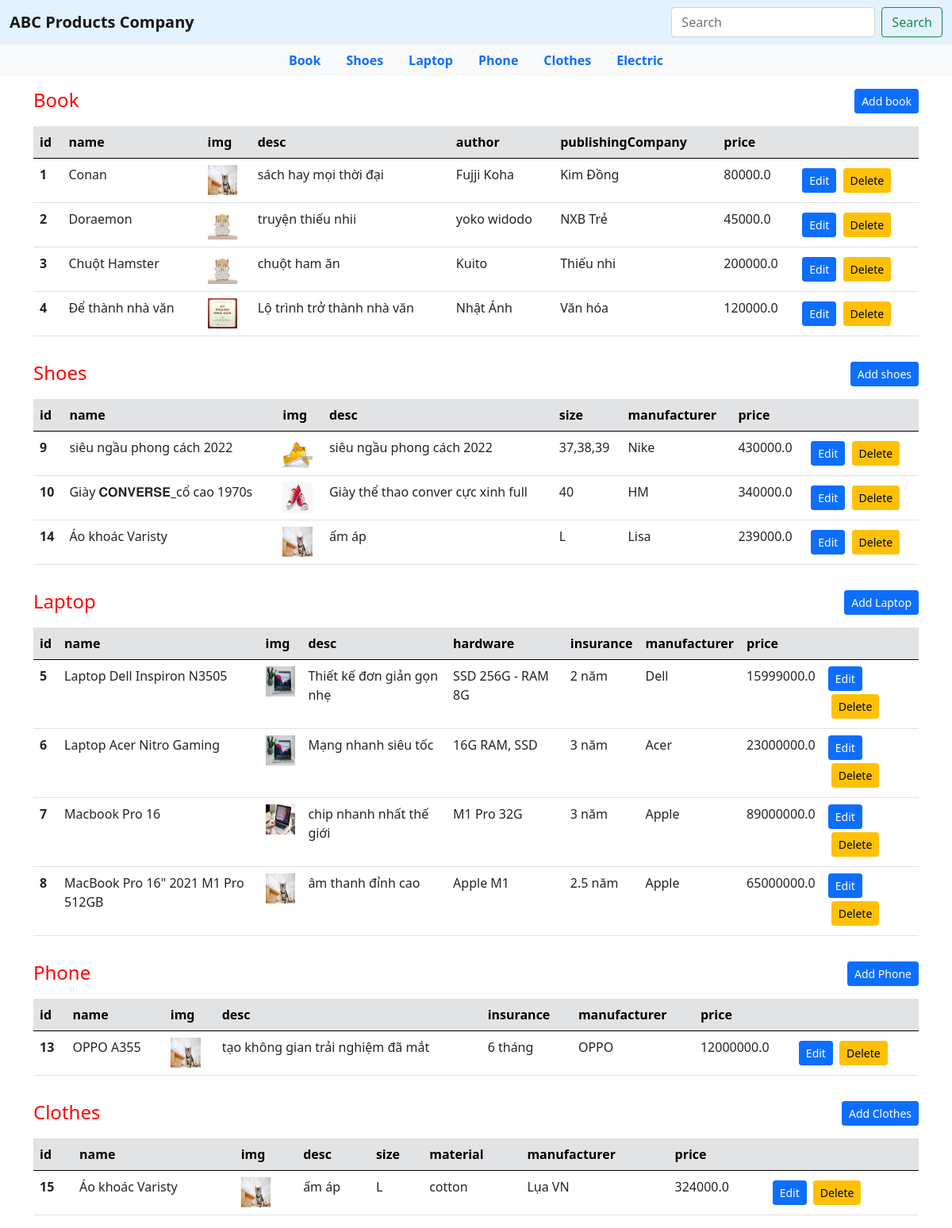
The app's page /homeadmin/ with its own data.
### home/models.py (models this page shows)
class Items(models.Model):
    id = models.AutoField(primary_key=True)
    name = models.CharField(max_length=100)
    img = models.ImageField(upload_to='image', default=None)
    desc = models.CharField(max_length=100)
    price = models.FloatField()
    amount = models.IntegerField()

class Book(Items):
    author = models.CharField(max_length=50)
    publishingCompany = models.CharField(max_length=50)

class Items(models.Model):
    id = models.AutoField(primary_key=True)
    name = models.CharField(max_length=100)
    img = models.ImageField(upload_to='image', default=None)
    desc = models.CharField(max_length=100)
    price = models.FloatField()
    amount = models.IntegerField()

class Shoes(Items):
    size = models.CharField(max_length=10)
    manufacturer = models.CharField(max_length=50)

class Laptop(Items):
    hardware = models.CharField(max_length=50)
    insurance = models.CharField(max_length=20)
    manufacturer = models.CharField(max_length=50)

class MobilePhone(Items):
    insurance = models.CharField(max_length=20)
    manufacturer = models.CharField(max_length=50)

class Clothes(Items):
    size = models.CharField(max_length=3)
    material = models.CharField(max_length=50)
    manufacturer = models.CharField(max_length=50)

### home/views.py (the view)
# urls.py: path('homeadmin/', home.get_home_admin),
def get_home_admin(request):
    books = Book.objects.filter()
    shoess = Shoes.objects.filter()
    laptops = Laptop.objects.filter()
    clothess = Clothes.objects.filter()
    phones = MobilePhone.objects.filter()
    electronics = Electronics.objects.filter()
    return render(request, 'home.html', {'books': books, 'shoess': shoess, 'phones': phones,
                                         'laptops': laptops, 'clothess': clothess, 'electronics': electronics})

### home/Templates/home.html
<!DOCTYPE html>
<html lang="en">
<head>
    {% include 'common/head.html' %}
</head>
<body>
    <nav class="navbar navbar-light" style="background-color: #e3f2fd;">
        <div class="container-fluid">
            <a class="navbar-brand" style="font-weight: bold;">ABC Products Company</a>
            <form class="d-flex">
                <input class="form-control me-2" type="search" placeholder="Search" aria-label="Search">
                <button class="btn btn-outline-success" type="submit">Search</button>
            </form>
        </div>
    </nav>
    <div class="d-flex justify-content-center bg-light" style="font-weight: bold;">
        <div class="nav-item"><a class="nav-link" href="#Book">Book</a></div>
        <div class="nav-item"><a class="nav-link" href="#Shoes">Shoes</a></div>
        <div class="nav-item"><a class="nav-link" href="#Laptop">Laptop</a></div>
        <div class="nav-item"><a class="nav-link" href="#Phone">Phone</a></div>
        <div class="nav-item"><a class="nav-link" href="#Clothes">Clothes</a></div>
        <div class="nav-item"><a class="nav-link" href="#Electric">Electric</a></div>
    </div>
    <div class="container">
        <div class="d-flex justify-content-between">
            <h4 class="mt-3" id="Book" style="color: red;">Book</h4>
            <a class="btn btn-primary btn-sm mt-3 mb-3" href="/add_book_form" role="button">Add book</a>
        </div>
        <table class="table table-hover">
            <thead>
                <tr class="table-secondary">
                    <th scope="col">id</th>
                    <th scope="col">name</th>
                    <th scope="col">img</th>
                    <th scope="col">desc</th>
                    <th scope="col">author</th>
                    <th scope="col">publishingCompany</th>
                    <th scope="col">price</th>
                    <th scope="col"></th>
                </tr>
            </thead>
            <tbody>
                {% for book in books%}
                <tr>
                    <th scope="row">{{book.id}}</th>
                    <td>{{book.name}}</td>
                    <td><img src="/home/media/{{book.img}}" alt="" style="height: 1cm;width: 1cm;"></td>
                    <td>{{book.desc}}</td>
                    <td>{{book.author}}</td>
                    <td>{{book.publishingCompany}}</td>
                    <td>{{book.price}}</td>
                    <td><a class="btn btn-primary btn-sm " href="/edit_book/{{book.id}}">Edit </a>
                        <a class="btn btn-warning btn-sm m-sm-1" href="/delete_book/{{book.id}}">Delete </a>
                    </td>
                </tr>
                {%endfor%}
            </tbody>
        </table>
        <div class="d-flex justify-content-between">
            <h4 class="mt-3" id="Shoes" style="color: red;">Shoes</h4>
            <a class="btn btn-primary btn-sm mt-3 mb-3" href="/add_shoes_form" role="button">Add shoes</a>
        </div>
        <table class="table table table-hover">
            <thead>
                <tr class="table-secondary">
                    <th scope="col">id</th>
                    <th scope="col">name</th>
                    <th scope="col">img</th>
                    <th scope="col">desc</th>
                    <th scope="col">size</th>
                    <th scope="col">manufacturer</th>
                    <th scope="col">price</th>
                    <th scope="col"></th>
                </tr>
            </thead>
            <tbody>
                {% for sh in shoess%}
                <tr>
                    <th scope="row">{{sh.id}}</th>
                    <td>{{sh.name}}</td>
                    <td><img src="/home/media/{{sh.img}}" alt="" style="height: 1cm;width: 1cm;"></td>
                    <td>{{sh.desc}}</td>
                    <td>{{sh.size}}</td>
                    <td>{{sh.manufacturer}}</td>
                    <td>{{sh.price}}</td>
                    <td><a class="btn btn-primary btn-sm " href="/edit_shoes/{{sh.id}}">Edit </a>
                        <a class="btn btn-warning btn-sm m-sm-1" href="/delete_shoes/{{sh.id}}">Delete </a>
                    </td>
                </tr>
                {% endfor %}
            </tbody>
        </table>
        <div class="d-flex justify-content-between">
            <h4 class="mt-3" id="Laptop" style="color: red;">Laptop</h4>
            <a class="btn btn-primary btn-sm mt-3 mb-3" href="/add_laptop_form" role="button">Add Laptop</a>
        </div>
        <table class="table table table-hover">
            <thead>
                <tr class="table-secondary">
                    <th scope="col">id</th>
                    <th scope="col">name</th>
                    <th scope="col">img</th>
                    <th scope="col">desc</th>
                    <th scope="col">hardware</th>
                    <th scope="col">insurance</th>
                    <th scope="col">manufacturer</th>
                    <th scope="col">price</th>
                    <th scope="col"></th>
                </tr>
            </thead>
            <tbody>
                {% for laptop in laptops %}
                <tr>
                    <th scope="row">{{laptop.id}}</th>
                    <td>{{laptop.name}}</td>
                    <td><img src="/home/media/{{laptop.img}}" alt="" style="height: 1cm;width: 1cm;"></td>
                    <td>{{laptop.desc}}</td>
                    <td>{{laptop.hardware}}</td>
                    <td>{{laptop.insurance}}</td>
                    <td>{{laptop.manufacturer}}</td>
                    <td>{{laptop.price}}</td>
                    <td><a class="btn btn-primary btn-sm " href="/edit_laptop/{{laptop.id}}">Edit </a>
                        <a class="btn btn-warning btn-sm m-sm-1" href="/delete_laptop/{{laptop.id}}">Delete </a>
                    </td>
                </tr>
                {%endfor%}
            </tbody>
        </table>
        <div class="d-flex justify-content-between">
            <h4 class="mt-3" id="Phone" style="color: red;">Phone</h4>
            <a class="btn btn-primary btn-sm mt-3 mb-3" href="/add_phone_form" role="button">Add Phone</a>
        </div>
        <table class="table table table-hover">
            <thead>
                <tr class="table-secondary">
                    <th scope="col">id</th>
                    <th scope="col">name</th>
                    <th scope="col">img</th>
                    <th scope="col">desc</th>
                    <th scope="col">insurance</th>
                    <th scope="col">manufacturer</th>
                    <th scope="col">price</th>
                    <th scope="col"></th>
                </tr>
            </thead>
            <tbody>
                {% for phone in phones%}
                <tr>
                    <th scope="row">{{phone.id}}</th>
                    <td>{{phone.name}}</td>
                    <td><img src="/home/media/{{phone.img}}" alt="" style="height: 1cm;width: 1cm;"></td>
                    <td>{{phone.desc}}</td>
                    <td>{{phone.insurance}}</td>
                    <td>{{phone.manufacturer}}</td>
                    <td>{{phone.price}}</td>
                    <td><a class="btn btn-primary btn-sm " href="/edit_phone/{{phone.id}}">Edit </a>
                        <a class="btn btn-warning btn-sm m-sm-1" href="/delete_phone/{{phone.id}}">Delete </a>
                    </td>
                </tr>
                {%endfor%}
            </tbody>
        </table>
        <div class="d-flex justify-content-between">
            <h4 class="mt-3" id="Clothes" style="color: red;">Clothes</h4>
            <a class="btn btn-primary btn-sm mt-3 mb-3" href="/add_clothes_form" role="button">Add Clothes</a>
        </div>
        <table class="table table table-hover">
            <thead>
                <tr class="table-secondary">
                    <th scope="col">id</th>
                    <th scope="col">name</th>
                    <th scope="col">img</th>
                    <th scope="col">desc</th>
                    <th scope="col">size</th>
                    <th scope="col">material</th>
                    <th scope="col">manufacturer</th>
                    <th scope="col">price</th>
                    <th scope="col"></th>
                </tr>
            </thead>
            <tbody>
                {% for c in clothess%}
                <tr>
                    <th scope="row">{{c.id}}</th>
                    <td>{{c.name}}</td>
                    <td><img src="/home/media/{{c.img}}" alt="" style="height: 1cm;width: 1cm;"></td>
                    <td>{{c.desc}}</td>
                    <td>{{c.size}}</td>
                    <td>{{c.material}}</td>
                    <td>{{c.manufacturer}}</td>
                    <td>{{c.price}}</td>
                    <td><a class="btn btn-primary btn-sm " href="/edit_clothes/{{c.id}}">Edit </a>
                        <a class="btn btn-warning btn-sm m-sm-1" href="/delete_clothes/{{c.id}}">Delete </a>
                    </td>
                </tr>
                {%endfor%}
            </tbody>
        </table>
    </div>
</body>
</html>

### home/Templates/common/head.html (shortened to what this page needs)
<link rel="stylesheet" href="https://stackpath.bootstrapcdn.com/bootstrap/5.0.0-alpha1/css/bootstrap.min.css"
>

### records on screen
Book: id "1", name "Conan", img (picture), desc "sách hay mọi thời đại", author "Fujji Koha", publishingCompany "Kim Đồng", price "80000.0"
Book: id "2", name "Doraemon", img (picture), desc "truyện thiếu nhii", author "yoko widodo", publishingCompany "NXB Trẻ", price "45000.0"
Book: id "3", name "Chuột Hamster", img (picture), desc "chuột ham ăn", author "Kuito", publishingCompany "Thiếu nhi", price "200000.0"
Book: id "4", name "Để thành nhà văn", img (picture), desc "Lộ trình trở thành nhà văn", author "Nhật Ánh", publishingCompany "Văn hóa", price "120000.0"
Shoes: id "9", name "siêu ngầu phong cách 2022", img (picture), desc "siêu ngầu phong cách 2022", size "37,38,39", manufacturer "Nike", price "430000.0"
Shoes: id "10", name "Giày 𝐂𝐎𝐍𝐕𝐄𝐑𝐒𝐄_cổ cao 1970s", img (picture), desc "Giày thể thao conver cực xinh full", size "40", manufacturer "HM", price "340000.0"
Shoes: id "14", name "Áo khoác Varisty", img (picture), desc "ấm áp", size "L", manufacturer "Lisa", price "239000.0"
Laptop: id "5", name "Laptop Dell Inspiron N3505", img (picture), desc "Thiết kế đơn giản gọn nhẹ", hardware "SSD 256G - RAM 8G", insurance "2 năm", manufacturer "Dell", price "15999000.0"
Laptop: id "6", name "Laptop Acer Nitro Gaming", img (picture), desc "Mạng nhanh siêu tốc", hardware "16G RAM, SSD", insurance "3 năm", manufacturer "Acer", price "23000000.0"
Laptop: id "7", name "Macbook Pro 16", img (picture), desc "chip nhanh nhất thế giới", hardware "M1 Pro 32G", insurance "3 năm", manufacturer "Apple", price "89000000.0"
Laptop: id "8", name "MacBook Pro 16\" 2021 M1 Pro 512GB", img (picture), desc "âm thanh đỉnh cao", hardware "Apple M1", insurance "2.5 năm", manufacturer "Apple", price "65000000.0"
MobilePhone: id "13", name "OPPO A355", img (picture), desc "tạo không gian trải nghiệm đã mắt", insurance "6 tháng", manufacturer "OPPO", price "12000000.0"
Clothes: id "15", name "Áo khoác Varisty", img (picture), desc "ấm áp", size "L", material "cotton", manufacturer "Lụa VN", price "324000.0"
